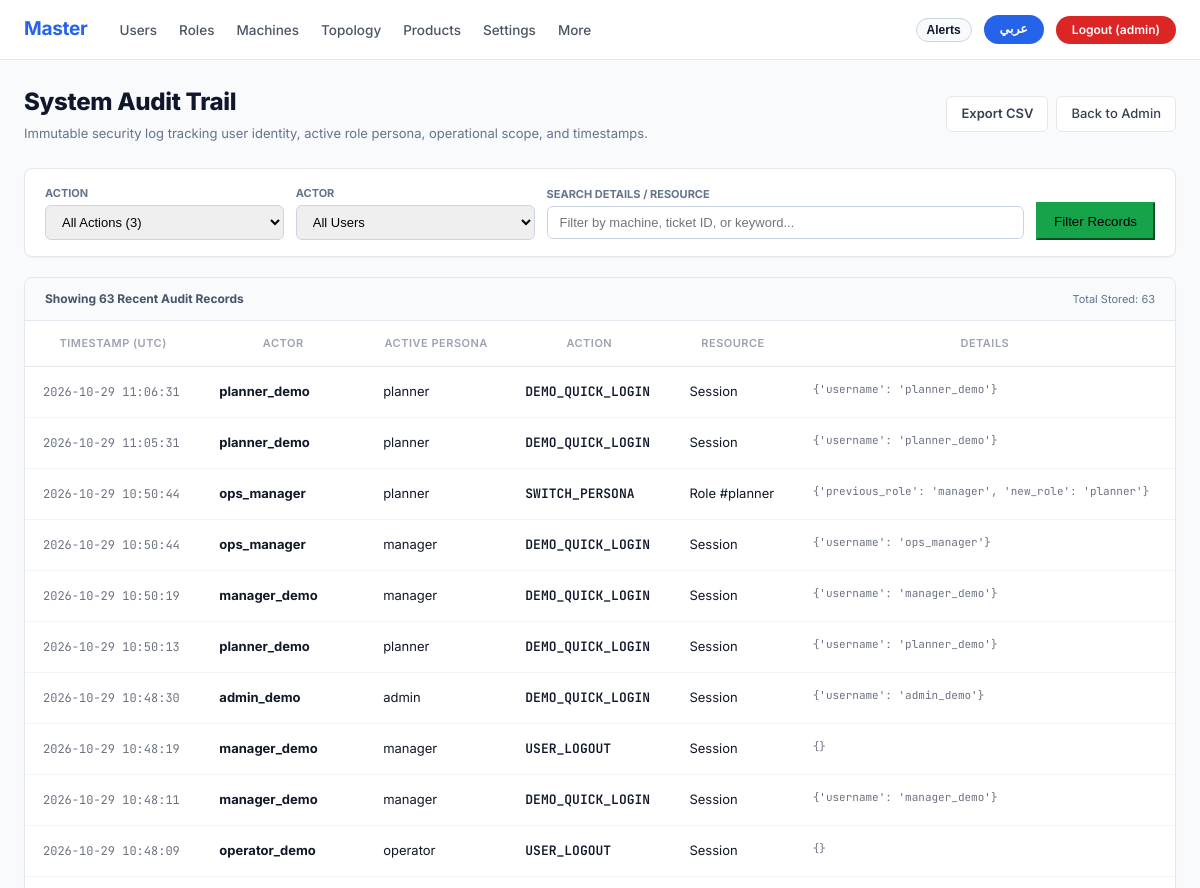
Before: /administration/audit/ (signed in, upper part) with the older database file.
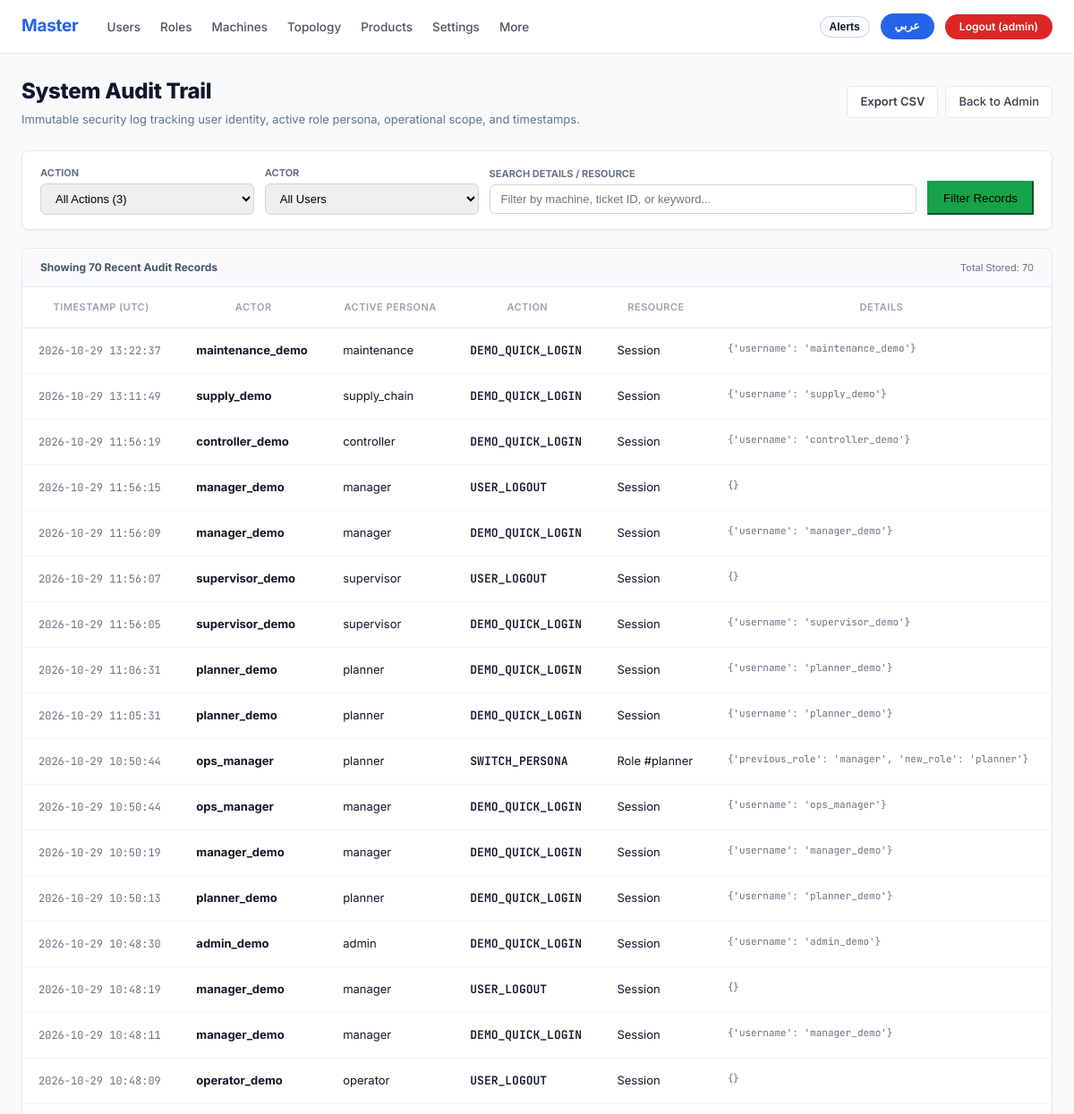
After: the same page with the newer database file.
### apps/accounts/models.py (models this page shows, shortened)
class AuditEvent(models.Model):
    id = models.UUIDField(primary_key=True, default=uuid.uuid4, editable=False)
    actor = models.ForeignKey(User, on_delete=models.SET_NULL, null=True, blank=True, related_name='audit_events')
    active_role = models.CharField(max_length=50, blank=True)
    action = models.CharField(max_length=100)
    resource = models.CharField(max_length=100)
    resource_id = models.CharField(max_length=100, blank=True)
    scope_factory = models.CharField(max_length=100, blank=True)
    scope_line = models.CharField(max_length=100, blank=True)
    details = models.JSONField(default=dict, blank=True)
    timestamp = models.DateTimeField(auto_now_add=True)
    class Meta:
        ordering = ['-timestamp']

class User(AbstractUser):
    id = models.UUIDField(primary_key=True, default=uuid.uuid4, editable=False)
    arabic_name = models.CharField(max_length=150, blank=True, help_text="Arabic display name")
    preferred_language = models.CharField(
        max_length=10,
        default='en',
        choices=[('en', 'English'), ('ar', 'العربية')],
        help_text="Preferred interface language"
    )
    theme = models.CharField(
        max_length=20,
        default='light',
        choices=[('light', 'Light'), ('dark', 'Dark')],
        help_text="UI theme preference"
    )
    badge_number = models.CharField(max_length=50, blank=True, help_text="Shop-floor RFID badge or employee number")

### apps/portal/views.py (the view)
# urls.py: path('administration/audit/', views.admin_audit, name='admin_audit'),
@role_required('admin')
def admin_audit(request):
    from apps.accounts.models import AuditEvent, User
    from django.db.models import Q
    qs = AuditEvent.objects.select_related('actor').all()
    action = request.GET.get('action')
    if action:
        qs = qs.filter(action=action)
    actor = request.GET.get('actor')
    if actor:
        qs = qs.filter(actor__username=actor)
    q = request.GET.get('q')
    if q:
        qs = qs.filter(
            Q(resource__icontains=q) |
            Q(resource_id__icontains=q) |
            Q(details__icontains=q)
        )
    distinct_actions = list(AuditEvent.objects.values_list('action', flat=True).distinct().order_by('action'))
    users = User.objects.filter(is_active=True).order_by('username')
    total_count = AuditEvent.objects.count()
    context = {
        'page_title': 'System Audit Trail',
        'page_title_ar': 'سجل المراقبة والتدقيق الأمني',
        'audit_events': qs[:200],
        'distinct_actions': distinct_actions,
        'users': users,
        'selected_action': action,
        'selected_actor': actor,
        'search_query': q,
        'total_count': total_count,
    }
    return render(request, 'portal/admin_audit.html', context)

### apps/accounts/context_processors.py (called while the page is built)
def branding_context(request):
    return {
        'BRAND_NAME': 'FactSense',
        'BRAND_TAGLINE': 'Smart Factory MES & IIoT Platform',
        'APP_VERSION': 'v1.1 (Batch 1)',
        'CURRENT_YEAR': 2026,
    }

### apps/accounts/navigation.py (called while the page is built)
def get_navigation_for_role(role_code, current_path='', lang='en'):
    items = ROLE_NAV_CONFIG.get(role_code, [])
    primary_links = []
    more_links = []
    for label_key, url_name, is_more in items:
        try:
            url = reverse(url_name)
        except Exception:
            url = f"/{url_name}/"
        label = get_translation(label_key, lang=lang)
        is_active = (current_path == url or (url != '/' and current_path.startswith(url)))
        link_item = {
            'label': label,
            'url_name': url_name,
            'url': url,
            'is_active': is_active,
        }
        if is_more:
            more_links.append(link_item)
        else:
            primary_links.append(link_item)
    return {
        'primary': primary_links,
        'more': more_links,
        'has_more': len(more_links) > 0,
    }

### apps/accounts/translations.py (called while the page is built)
    def __getitem__(self, key):
        return get_translation(key, lang=self.lang)

### templates/portal/admin_audit.html (shortened to what the changed rows need)
{% extends 'base.html' %}
{% block content %}
<div class="fs-admin-audit-page" style="max-width: 1400px; margin: 0 auto;">
  <div class="fs-page-header" style="margin-bottom: 24px; display: flex; justify-content: space-between; align-items: center; flex-wrap: wrap; gap: 16px;">
    <div class="fs-page-title-wrap">
      <h1 class="fs-page-title" style="font-size: 24px; font-weight: 800; color: #0F172A; margin: 0;">
        {% if is_rtl %}سجل المراقبة والتدقيق الأمني (Audit Trail){% else %}System Audit Trail{% endif %}
      </h1>
    </div>
  </div>
  <div class="fs-table-card">
    <div style="padding: 12px 20px; border-bottom: 1px solid #E2E8F0; background: #F8FAFC; display: flex; justify-content: space-between; align-items: center;">
      <span style="font-size: 12px; font-weight: 700; color: #475569;">
        Showing {{ audit_events|length }} Recent Audit Records
      </span>
      <span style="font-size: 11px; color: #64748B;">
        Total Stored: {{ total_count }}
      </span>
    </div>
    <div class="fs-table-responsive">
      <table class="fs-table">
        <thead>
          <tr>
            <th>Timestamp (UTC)</th>
            <th>Actor</th>
            <th>Active Persona</th>
            <th>Action</th>
            <th>Resource</th>
            <th>Details</th>
          </tr>
        </thead>
        <tbody>
          {% for ev in audit_events %}
            <tr>
              <td>
                <span class="font-mono" style="font-size: 12px; color: var(--fs-text-secondary);">
                  {{ ev.timestamp|date:"Y-m-d H:i:s" }}
                </span>
              </td>
              <td>
                <strong>{{ ev.actor.username|default:"System" }}</strong>
              </td>
              <td>
                <span class="fs-role-tag">{{ ev.active_role|default:"N/A" }}</span>
              </td>
              <td>
                <span class="font-mono" style="font-weight: 600; color: #0F172A;">{{ ev.action }}</span>
              </td>
              <td>
                <span style="font-size: 13px;">{{ ev.resource }}{% if ev.resource_id %} #{{ ev.resource_id }}{% endif %}</span>
              </td>
              <td>
                <code class="font-mono" style="font-size: 11px; color: var(--fs-text-secondary); max-width: 400px; display: inline-block; overflow: hidden; text-overflow: ellipsis; white-space: nowrap;">
                  {{ ev.details }}
                </code>
              </td>
            </tr>
          {% empty %}
            <tr>
              <td colspan="6" style="text-align: center; color: var(--fs-text-muted); padding: 32px;">
                No audit events match the selected criteria.
              </td>
            </tr>
          {% endfor %}
        </tbody>
      </table>
    </div>
  </div>
</div>
{% endblock %}

### templates/components/navbar.html (shortened to what this page needs)
{% load static i18n %}
<header class="fs-navbar">
  <div class="fs-navbar-container">
    <div class="fs-navbar-left">
      <a href="{% url 'role_landing' %}" class="fs-brand-title">
        {% if active_role == 'planner' or active_role == 'admin' %}
          Master
        {% elif is_rtl and active_role_obj.name_ar %}
          {{ active_role_obj.name_ar }}
        {% else %}
          {{ active_role_obj.name|default:'FactSense' }}
        {% endif %}
      </a>
      <nav aria-label="Main Navigation">
        <ul class="fs-nav-links">
          {% if nav %}
            {% for item in nav.primary %}
              <li>
                <a href="{{ item.url }}" class="fs-nav-link {% if item.is_active %}active{% endif %}">
                  {{ item.label }}
                </a>
              </li>
            {% endfor %}
            {% if nav.has_more %}
              <li class="fs-dropdown">
                <a href="javascript:void(0)" class="fs-nav-link">
                  {% trans "More" %}
                </a>
              </li>
            {% endif %}
          {% endif %}
        </ul>
      </nav>
    </div>
    <div class="fs-navbar-right">
      {% if request.user.is_authenticated %}
        <button type="button" class="fs-pill-lang" onclick="toggleNotificationDrawer()" title="{% trans 'Real-Time Alerts Drawer' %}" style="background-color: #F8FAFC; color: #0F172A; border: 1px solid #CBD5E1; cursor: pointer; display: inline-flex; align-items: center; gap: 6px; padding: 4px 10px;">
          <span style="font-weight: 700; font-size: 12px;">{% trans "Alerts" %}</span>
        </button>
      {% endif %}
      {% if lang == 'ar' %}
        <a href="{% url 'set_language' %}?lang=en" class="fs-pill-lang" title="Switch to English">
          EN
        </a>
      {% else %}
        <a href="{% url 'set_language' %}?lang=ar" class="fs-pill-lang" title="التحويل إلى العربية">
          عربي
        </a>
      {% endif %}
      {% if request.user.is_authenticated %}
        <div class="fs-role-switch-wrap">
          <a href="{% url 'logout' %}" class="fs-pill-logout" title="{% trans 'Sign Out' %}">
            {% trans "Logout" %} ({{ active_role|default:'user' }})
          </a>
        </div>
      {% else %}
        <a href="{% url 'login' %}" class="fs-pill-logout" style="background-color: #2563EB;">
          {% trans "Sign In" %}
        </a>
      {% endif %}
    </div>
  </div>
</header>

Changed rows visible on the page:
added AuditEvent: timestamp "2026-10-29 13:22:37", actor.username "maintenance_demo", active_role "maintenance", action "DEMO_QUICK_LOGIN", resource "Session", details "{'username': 'maintenance_demo'}"
added AuditEvent: timestamp "2026-10-29 13:11:49", actor.username "supply_demo", active_role "supply_chain", action "DEMO_QUICK_LOGIN", resource "Session", details "{'username': 'supply_demo'}"
added AuditEvent: timestamp "2026-10-29 11:56:19", actor.username "controller_demo", active_role "controller", action "DEMO_QUICK_LOGIN", resource "Session", details "{'username': 'controller_demo'}"
added AuditEvent: timestamp "2026-10-29 11:56:15", actor.username "manager_demo", active_role "manager", action "USER_LOGOUT", resource "Session", details "{}"
added AuditEvent: timestamp "2026-10-29 11:56:09", actor.username "manager_demo", active_role "manager", action "DEMO_QUICK_LOGIN", resource "Session", details "{'username': 'manager_demo'}"
added AuditEvent: timestamp "2026-10-29 11:56:07", actor.username "supervisor_demo", active_role "supervisor", action "USER_LOGOUT", resource "Session", details "{}"
added AuditEvent: timestamp "2026-10-29 11:56:05", actor.username "supervisor_demo", active_role "supervisor", action "DEMO_QUICK_LOGIN", resource "Session", details "{'username': 'supervisor_demo'}"
Other visible differences:
{{ audit_events|length }}: "63" → "70"
{{ total_count }}: "63" → "70"
